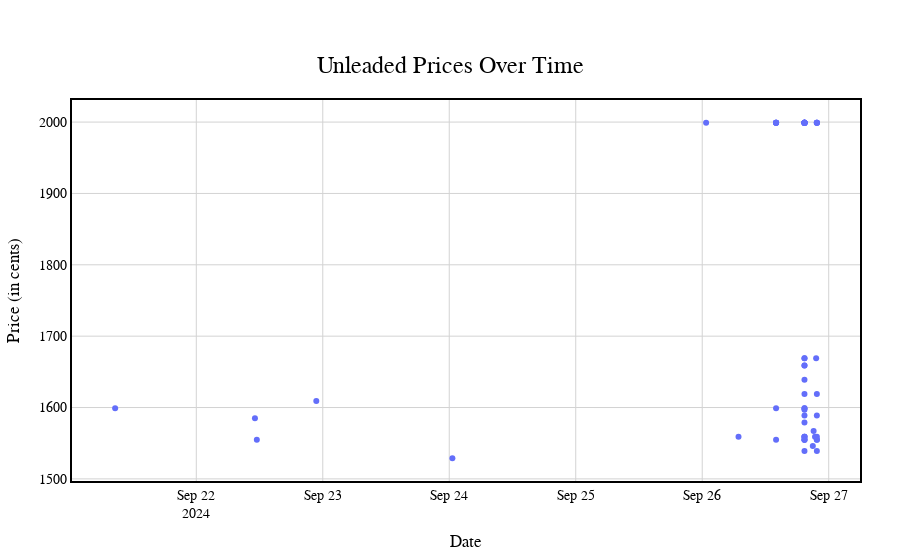

Source (notebook cell):
### Code cell
import pandas as pd
import plotly.express as px
from datetime import datetime, timedelta

# Convert TransactionDateUtc to datetime
unleaded_prices['TransactionDateUtc'] = pd.to_datetime(unleaded_prices['TransactionDateUtc'], errors='coerce')

# Merge 'unleaded_prices' with 'df_sites_all' to get site names
unleaded_prices_merged = pd.merge(unleaded_prices, df_sites_all, left_on='SiteId', right_on='Site ID')

# Find the highlight site name from df_sites_all using the given site_id
highlight_site_id = site_id
highlight_site_name = df_sites_all[df_sites_all['Site ID'] == highlight_site_id]['Name'].values[0]

# Merge 'unleaded_prices' with 'df_sites_all' to get site names
unleaded_prices_merged = pd.merge(unleaded_prices, df_sites_all, left_on='SiteId', right_on='Site ID')

# Calculate the last 5 days from the current date
today = datetime.now()
five_days_ago = today - timedelta(days=5)

# Separate older and last 5 days data
last_five_days = unleaded_prices_merged[unleaded_prices_merged['TransactionDateUtc'] >= five_days_ago]
older_data = unleaded_prices_merged[unleaded_prices_merged['TransactionDateUtc'] < five_days_ago]

# Merge older data by averaging the prices and setting a fixed x-axis value for older data
if not older_data.empty:
    avg_price_old = older_data['Price'].mean()
    merged_old = pd.DataFrame({
        'TransactionDateUtc': [five_days_ago - timedelta(days=1)],  # Fixed date for "Older" data
        'Price': [avg_price_old],
        'Name': ['Older Data'],
        'SiteId': [None]
    })
    
    # Append the merged old data to the last 5 days
    last_five_days = pd.concat([last_five_days, merged_old])

# Create the Plotly chart with customizations
fig = px.scatter(
    last_five_days,
    x='TransactionDateUtc',
    y='Price',
    hover_name='Name',
    title='Unleaded Prices Over the Last 5 Days',
    labels={"TransactionDateUtc": "Transaction Date", "Price": "Price (in cents)"},
    template='plotly_white'  # Applying a cleaner theme
)

# Highlight the specific site (example: SiteId 61290151)
highlight_site_id = 61290151
highlight_site_row = last_five_days[last_five_days['SiteId'] == highlight_site_id]

# Customize layout to make it prettier
fig.update_layout(
    title={
        'text': "Unleaded Prices Over Time",
        'y':0.9,
        'x':0.5,
        'xanchor': 'center',
        'yanchor': 'top',
        'font': dict(size=24, color='black')
    },
    xaxis_title="Date",
    yaxis_title="Price (in cents)",
    font=dict(family="Arial", size=14, color="black"),
    plot_bgcolor="white",
    hovermode="x unified",
    xaxis=dict(showline=True, linewidth=2, linecolor='black', mirror=True),
    yaxis=dict(showline=True, linewidth=2, linecolor='black', mirror=True),
    margin=dict(l=40, r=40, t=100, b=40)
)

# Add gridlines and opacity
fig.update_xaxes(showgrid=True, gridwidth=1, gridcolor='lightgray')
fig.update_yaxes(showgrid=True, gridwidth=1, gridcolor='lightgray')

# If we have a highlight, make the dot smaller and red
if not highlight_site_row.empty:
    fig.add_trace(go.Scatter(
        x=highlight_site_row['TransactionDateUtc'],
        y=highlight_site_row['Price'],
        mode='markers',
        marker=dict(size=10, color='red', line=dict(width=2, color='DarkSlateGrey')),
        name="Highlighted Site"
    ))

# Show the figure
fig.show()

### Figure 1 — Plotly figure (JSON) as saved in the notebook; plotly's stock layout.template omitted (floating-point values rounded to 4 significant figures)
{"data": [{"hovertemplate": "<b>%{hovertext}</b><br><br>Transaction Date=%{x}<br>Price (in cents)=%{y}<extra></extra>", "hovertext": ["7-Eleven Graceville", "Ampol Foodary Annerley", "7-Eleven Fairfield Gardens", "7-Eleven Yeronga", "7-Eleven Moorvale", "EG Ampol Moorooka", "7-Eleven Greenslopes", "7-Eleven Mt Gravatt East", "7-Eleven Durack", "7-Eleven Acacia Ridge", "7-Eleven Acacia Ridge East", "7-Eleven Wishart", "EG Ampol Macgregor", "7-Eleven Algester", "Metro Petroleum Kuraby", "7-Eleven Springwood", "7-Eleven Woodridge", "7-Eleven Logan City", "Freedom Fuels Acacia Ridge", "7-Eleven Browns Plains", "7-Eleven Browns Plain", "7-Eleven Woodridge", "BP Holland Park", "Pearl Energy Durack", "Ampol Foodary Sumner Park", "Ampol Foodary Wishart", "Ampol Foodary Rochedale", "7-Eleven Richlands", "Ampol Foodary Richlands", "Ampol Foodary Acacia Ridge North", "Ampol Foodary Woodridge West", "EG Ampol Browns Plains West", "Ampol Foodary Sunnybank", "7-Eleven Heritage Park", "7-Eleven Pinelands Road", "EG Ampol Acacia Ridge", "7-Eleven Boronia Heights", "7-Eleven Compton Rd", "Caltex Wishart", "EG Ampol Forest Lake", "EG Ampol Browns Plains", "7-Eleven Coopers Plains", "7-Eleven Jindalee", "EG Ampol Oxley", "EG Ampol Mount Ommaney", "EG Ampol Calamvale", "EG Ampol Underwood", "7-Eleven Heathwood", "7-Eleven Salisbury", "7-Eleven Willawong", "7-Eleven Eight Mile Plains", "7-Eleven Hillcrest", "7-Eleven Doolandella", "7-Eleven Eight Mile Plains Northbound", "Pearl Energy Moorooka", "7-Eleven Mount Gravatt", "Older Data"], "legendgroup": "", "marker": {"color": "#636efa", "symbol": "circle"}, "mode": "markers", "name": "", "orientation": "v", "showlegend": false, "type": "scatter", "x": ["2024-09-26T19:24:00", "2024-09-26T21:37:00", "2024-09-26T19:24:00", "2024-09-26T19:24:00", "2024-09-26T19:24:00", "2024-09-26T21:45:00", "2024-09-26T19:24:00", "2024-09-26T19:24:00", "2024-09-26T21:08:00", "2024-09-26T19:24:00", "2024-09-26T20:59:00", "2024-09-26T19:24:00", "2024-09-26T21:45:00", "2024-09-26T19:24:00", "2024-09-24T00:35:50", "2024-09-26T19:24:00", "2024-09-26T19:24:00", "2024-09-26T19:24:00", "2024-09-26T06:53:09", "2024-09-26T19:24:00", "2024-09-26T19:24:00", "2024-09-26T19:24:00", "2024-09-22T22:46:13", "2024-09-22T11:29:17", "2024-09-26T14:01:00", "2024-09-26T14:01:00", "2024-09-26T14:01:00", "2024-09-26T19:24:00", "2024-09-26T14:01:00", "2024-09-26T14:01:00", "2024-09-26T14:01:00", "2024-09-26T21:45:00", "2024-09-26T14:01:00", "2024-09-26T19:24:00", "2024-09-26T19:24:00", "2024-09-26T21:45:00", "2024-09-26T19:24:00", "2024-09-26T19:24:00", "2024-09-26T00:44:11", "2024-09-26T21:45:00", "2024-09-26T21:45:00", "2024-09-26T19:24:00", "2024-09-26T19:24:00", "2024-09-26T21:45:00", "2024-09-26T21:45:00", "2024-09-26T21:45:00", "2024-09-26T21:45:00", "2024-09-26T19:24:00", "2024-09-26T19:24:00", "2024-09-26T21:24:00", "2024-09-26T19:24:00", "2024-09-26T19:24:00", "2024-09-26T19:24:00", "2024-09-26T19:24:00", "2024-09-22T11:07:45", "2024-09-26T19:24:00", "2024-09-21T08:36:17.107576"], "xaxis": "x", "y": [1559, 1669, 1999, 1999, 1589, 1589, 1579, 1597, 1567, 1639, 1546, 1599, 1999, 1999, 1529, 1559, 1999, 1999, 1559, 1659, 1659, 1999, 1609, 1555, 1999, 1999, 1599, 1555, 1555, 1999, 1999, 1619, 1999, 1999, 1619, 1999, 1999, 1559, 1999, 1555, 1999, 1669, 1999, 1555, 1999, 1559, 1539, 1555, 1669, 1559, 1539, 1999, 1555, 1999, 1585, 1599, 1599], "yaxis": "y"}], "layout": {"font": {"color": "black", "family": "Arial", "size": 14}, "hovermode": "x unified", "legend": {"tracegroupgap": 0}, "margin": {"b": 40, "l": 40, "r": 40, "t": 100}, "plot_bgcolor": "white", "title": {"font": {"color": "black", "size": 24}, "text": "Unleaded Prices Over Time", "x": 0.5, "xanchor": "center", "y": 0.9, "yanchor": "top"}, "xaxis": {"anchor": "y", "domain": [0, 1], "gridcolor": "lightgray", "gridwidth": 1, "linecolor": "black", "linewidth": 2, "mirror": true, "showgrid": true, "showline": true, "title": {"text": "Date"}}, "yaxis": {"anchor": "x", "domain": [0, 1], "gridcolor": "lightgray", "gridwidth": 1, "linecolor": "black", "linewidth": 2, "mirror": true, "showgrid": true, "showline": true, "title": {"text": "Price (in cents)"}}}}
